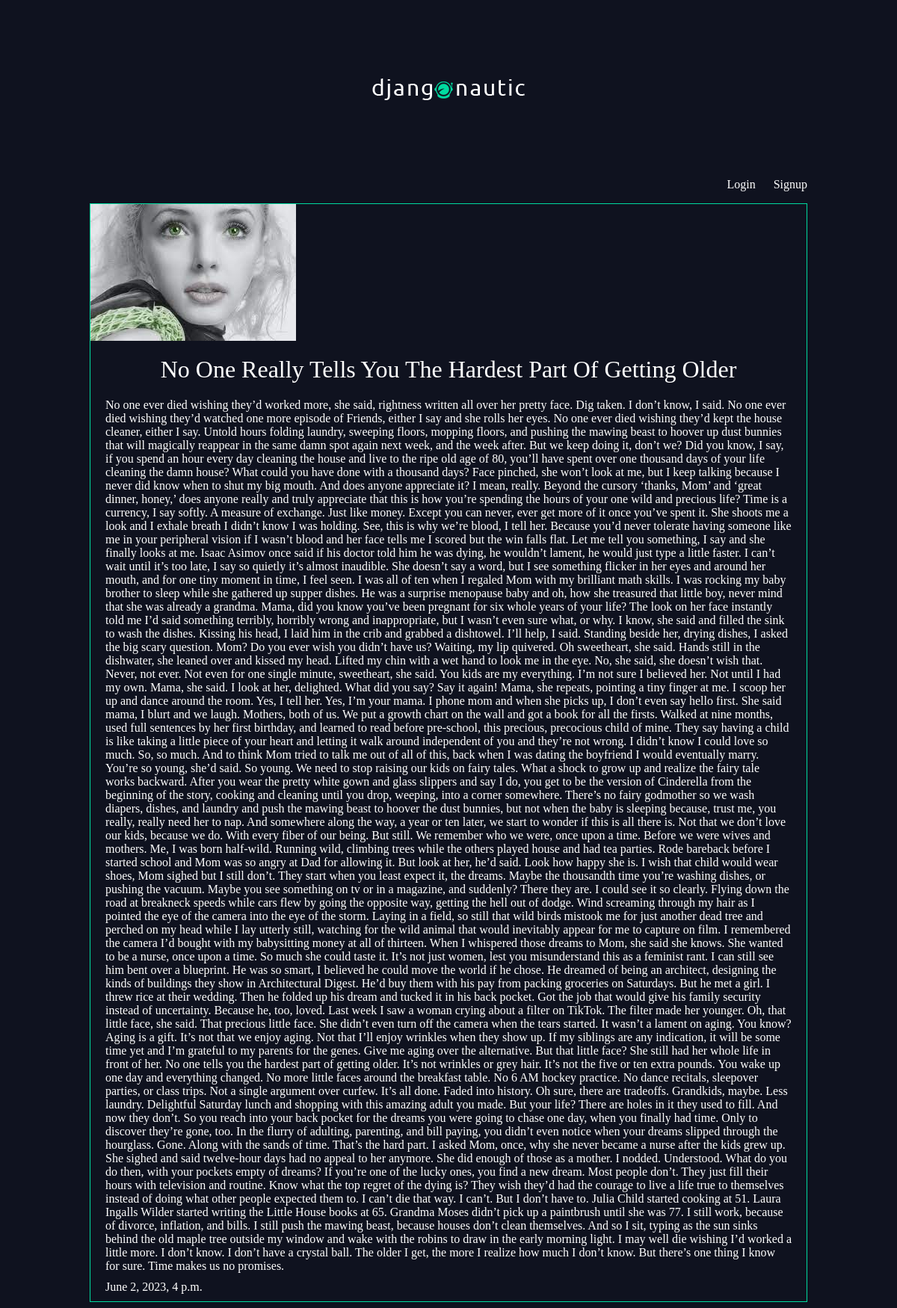
The page /articles/no-one-really-tells-you-the-hardest-part-of-getting-older/ on the database its author committed.
### articles/models.py (models this page shows, shortened)
class Article(models.Model):
    title = models.CharField(max_length=100)
    slug = models.SlugField(max_length=200)
    body = models.TextField()
    date = models.DateTimeField(auto_now_add=True)
    thumbnail = models.ImageField(default="default.jpeg", blank=True)
    author = models.ForeignKey(User, default=None, on_delete=models.CASCADE)

### articles/views.py (the view)
# urls.py: re_path(r"^(?P<slug>[\w-]+)/$", views.article_detail, name="article_detail"),
def article_detail(request, slug):
    article = Article.objects.get(slug=slug)
    return render(request, "articles/article_detail.html", {"article": article})

### articles/templates/articles/article_detail.html
{% extends 'base_layout.html' %}
{% block content %}
<div class="article-detail">
    <div class="article">
        <img src="{{ article.thumbnail.url }}" alt="">
        <h2><a href="{% url 'articles:article_detail' slug=article.slug %}">{{article.title}}</a></h2>
        <p>{{article.body}}</p>
        <p>{{article.date}}</p>
    </div>
</div>
{% endblock %}

### assets/styles.css (style rules this page uses)
body { background-color: #0f121f; background-image: url(/static/stars.png); background-repeat-y: no-repeat; color: #fff; }
body * { font-family: Ubuntu; }
h1, h2, h3, h4, h5 { font-weight: normal; margin: 0; }
a, a:hover, a:visited { color: #fff; text-decoration: none; }
.article { padding: 10px; border: 1px solid #00dba0; position: relative; padding-bottom: 40px; }
.article h2 { font-size: 1.2em; }
.article-detail .article { padding: 0; }
.article-detail .article img { max-width: 100%; }
.article-detail .article h2 { text-align: center; margin: 20px auto; font-size: 2em }
.article-detail .article p { margin: 10px 20px }

### rows shown on the page
Article: thumbnail (picture), title "No One Really Tells You The Hardest Part Of Getting Older", body "No one ever died wishing they’d worked more, she said, rightness written all over her pretty face. Dig taken. I don’t know, I said. No one ever died wishing they’d watched one more episode of Friends, either I say and she rolls her eyes. No one ever died wishing they’d kept the house cleaner, either I say. Untold hours folding laundry, sweeping floors, mopping floors, and pushing the mawing beast to hoover up dust bunnies that will magically reappear in the same damn spot again next week, and the week after. But we keep doing it, don’t we? Did you know, I say, if you spend an hour every day cleaning the house and live to the ripe old age of 80, you’ll have spent over one thousand days of…", date "June 2, 2023, 4 p.m."
